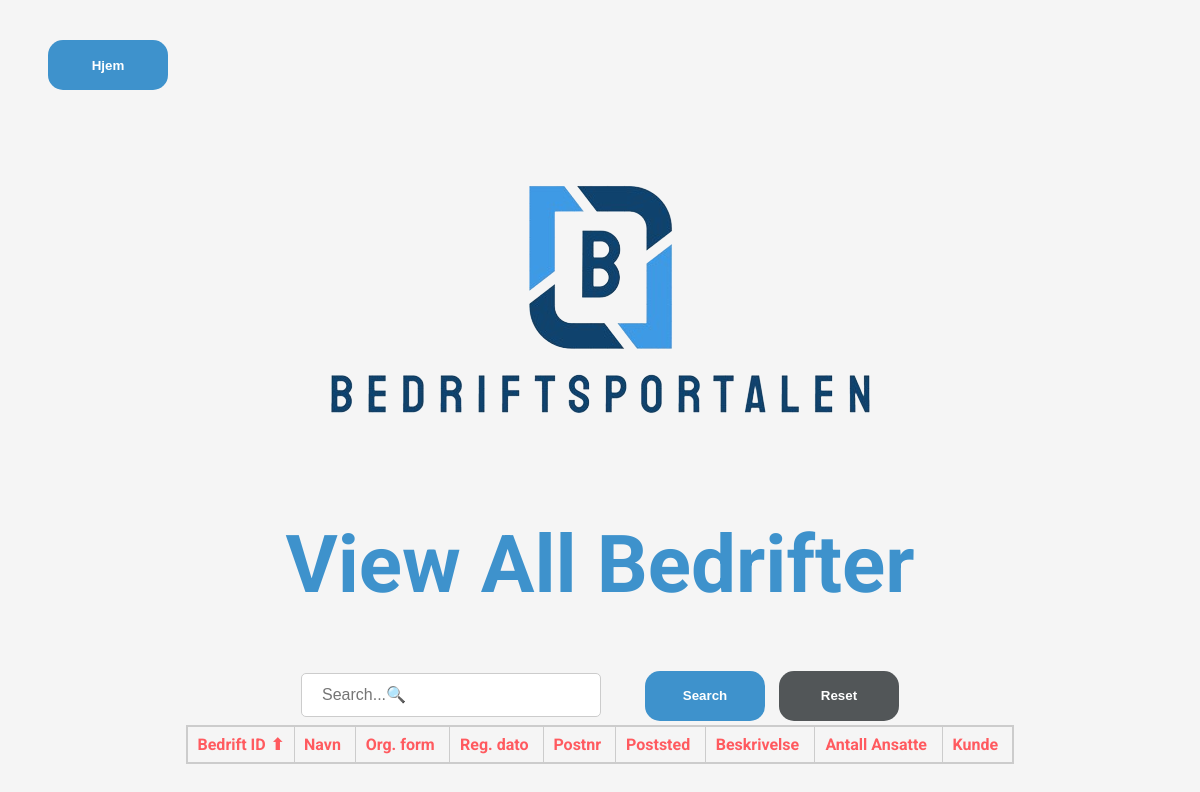
/CRUD/alle_bedrifter.php, run on an earlier commit of the app's database.
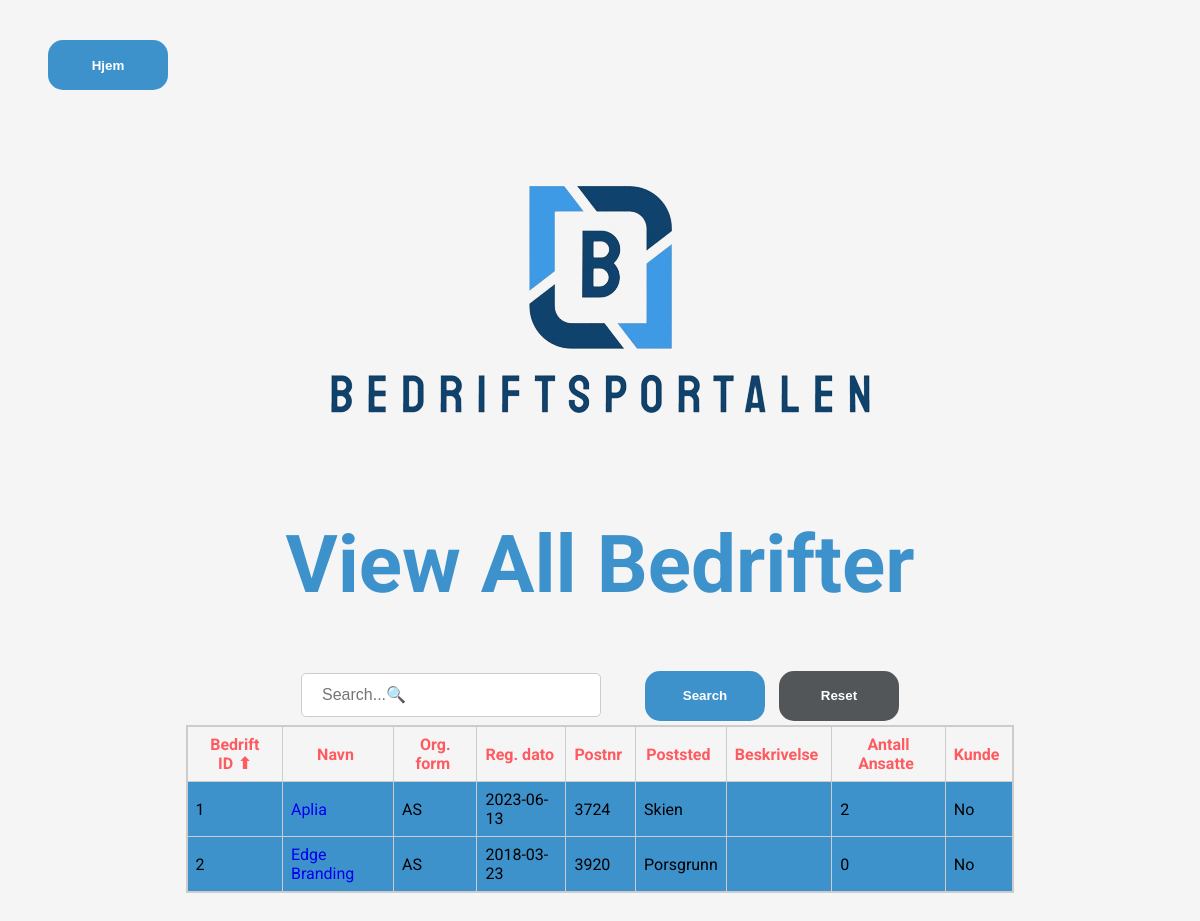
And on a later commit of the database.
### tables this page shows
CREATE TABLE `bedrifter_tb` (
  `bedrift_id` bigint(20) UNSIGNED NOT NULL,
  `bedrift_navn` varchar(45) NOT NULL,
  `bedrift_adresse` varchar(45) NOT NULL,
  `bedrift_org_form` varchar(45) NOT NULL,
  `bedrift_reg_dato` date DEFAULT NULL,
  `bedrift_org_nr` varchar(45) NOT NULL,
  `bedrift_beskrivelse` varchar(250) DEFAULT NULL,
  `bedrift_post_nr` varchar(4) NOT NULL,
  `bedrift_post_sted` varchar(45) NOT NULL
);

### CRUD/alle_bedrifter.php (the view, shortened to what this page needs)
<?php
include 'connect.php';
$sql = "SELECT b.*, COUNT(a.ansatte_id) AS ansatte_count
        FROM bedrifter_tb b
        LEFT JOIN ansatte_tb a ON b.bedrift_id = a.ansatte_bedrifts_id";
$sort = isset($_GET['sort']) ? $_GET['sort'] : 'bedrift_id';
$order = isset($_GET['order']) && $_GET['order'] == 'desc' ? 'DESC' : 'ASC';
$sql .= " GROUP BY b.bedrift_id ORDER BY $sort $order";
$result = mysqli_query($conn, $sql);
?>
<!DOCTYPE html>
<html lang="en">
<head>
    <link rel="stylesheet" href="../stylesheets/stylesheet.css?v=1.0">
</head>
<body>
    <a href="../"><button type="button" class="btn">Hjem </button></a>
    <div class="logo-alle_ansatte-con">
        <img class="logo-alle_ansatte" src="../images/logo_no_slogan.png">
    </div>
    <h1>View All Bedrifter</h1>
    <div class="ansatte-search-box">
        <form action="alle_bedrifter.php" method="GET">
            <input type="text" id="search" name="search" placeholder="Search...🔍">
            <button type="submit" class="btn">Search</button>
            <a href="alle_ansatte.php"><button class="reset-btn">Reset</button></a>
        </form>
    </div>
    <table class="all-view-table">
        <thead>
            <tr class="alle-ansatte">
                <th><a href="?sort=bedrift_id&order=<?php echo $order == 'ASC' ? 'desc' : 'asc'; ?>">Bedrift ID<span class="sort-arrow <?php echo $order == 'ASC' && $sort == 'bedrift_id' ? 'asc' : ($order == 'DESC' && $sort == 'bedrift_id' ? 'desc' : ''); ?>"></span></a></th>
                <th><a href="?sort=bedrift_navn&order=<?php echo $order == 'ASC' ? 'desc' : 'asc'; ?>">Navn</a></th>
                <th><a href="?sort=bedrift_org_form&order=<?php echo $order == 'ASC' ? 'desc' : 'asc'; ?>">Org. form</a></th>
                <th><a href="?sort=bedrift_reg_dato&order=<?php echo $order == 'ASC' ? 'desc' : 'asc'; ?>">Reg. dato</a></th>
                <th><a href="?sort=bedrift_post_nr&order=<?php echo $order == 'ASC' ? 'desc' : 'asc'; ?>">Postnr</a></th>
                <th><a href="?sort=bedrift_post_sted&order=<?php echo $order == 'ASC' ? 'desc' : 'asc'; ?>">Poststed</a></th>
                <th><a href="?sort=bedrift_beskrivelse&order=<?php echo $order == 'ASC' ? 'desc' : 'asc'; ?>">Beskrivelse</a></th>
                <th><a href="?sort=ansatte_count&order=<?php echo $order == 'ASC' ? 'desc' : 'asc'; ?>">Antall Ansatte</a></th>
                <th><a href="?sort=bedrift_er_kunde&order=<?php echo $order == 'ASC' ? 'desc' : 'asc'; ?>">Kunde</a></th>
            </tr>
        </thead>
        <tbody>
            <?php while ($row = mysqli_fetch_assoc($result)) : ?>
                <?php $kundeClass = $row['bedrift_er_kunde'] == 1 ? 'kunde-yes' : 'kunde-no'; ?>
                <tr class="<?php echo $kundeClass; ?>">
                    <td><?php echo $row['bedrift_id']; ?></td>
                    <td><a href="Read.php?bedrift_id=<?php echo $row['bedrift_id']; ?>"><?php echo $row['bedrift_navn']; ?> </a></td>
                    <td><?php echo $row['bedrift_org_form']; ?></td>
                    <td><?php echo $row['bedrift_reg_dato']; ?></td>
                    <td><?php echo $row['bedrift_post_nr']; ?></td>
                    <td><?php echo $row['bedrift_post_sted']; ?></td>
                    <td><?php echo $row['bedrift_beskrivelse']; ?></td>
                    <td><?php echo $row['ansatte_count']; ?></td>
                    <td><?php echo $row['bedrift_er_kunde'] == 1 ? 'Yes' : 'No'; ?></td>
                </tr>
        </tbody>
    <?php endwhile; ?>
    </table>
</body>
</html>

### stylesheets/stylesheet.css (style rules this page uses)
body { background-color: #F5F5F5; margin-top: 5vh; font-family: "Roboto", sans-serif; }
h1 { text-align: center; font-size: 10vh; color: #3E92CC; }
input { font-size: 16px; }
input[type=text] { width: 60%; padding: 12px 20px; margin: 8px 0; box-sizing: border-box; border: 1px solid #CCCCCC; border-radius: 5px; }
a { text-decoration: none; }
.logo-alle_ansatte { max-width: 600px; max-height: 450px; margin: auto; margin-bottom: 5vh; }
.logo-alle_ansatte-con { text-align: center; text-align: center; }
table { width: 70%; border-collapse: collapse; border: 2px solid #CCCCCC; border-radius: 10px; margin: auto; }
th, td { border: 1px solid #CCCCCC; padding: 8px; }
.btn { min-width: 120px; min-height: 50px; margin-left: 5vh; font-weight: bolder; background-color: #3E92CC; border: none; border-radius: 15px; color: white; }
.alle-ansatte a { color: #FF5A5F; }
.ansatte-search-box { text-align: center; justify-content: center; align-items: center; }
.reset-btn { min-height: 50px; min-width: 120px; margin-left: 10px; font-weight: bolder; background-color: #525658; border: none; border-radius: 15px; color: white; }
.all-view-table { margin-bottom: 100px; }
.sort-arrow { margin-left: 5px; }
.sort-arrow.asc::after { content:"⬆"; }

### CRUD/alle_bedrifter.php (style rules this page uses)
#search { width: 300px; }
.kunde-no { background-color: #3E92CC; }

What changed in the data, as far as the page shows it:
added bedrifter_tb: bedrift_id "1", bedrift_navn "Aplia", bedrift_org_form "AS", bedrift_reg_dato "2023-06-13", bedrift_post_nr "3724", bedrift_post_sted "Skien", ansatte_count "2", shows "No"
added bedrifter_tb: bedrift_id "2", bedrift_navn "Edge Branding", bedrift_org_form "AS", bedrift_reg_dato "2018-03-23", bedrift_post_nr "3920", bedrift_post_sted "Porsgrunn", ansatte_count "0", shows "No"
